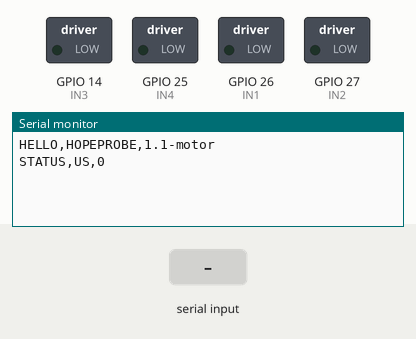
Recording of a sketch running on a simulated ESP32. On the bench: switched loads named in the sketch (green lamp = pin HIGH), the last lines printed to the serial monitor. The test bench sets the inputs (shaded band).

Above: at 1.5 s.
1.6 s: "PING\n" received over Serial
At 2.4 s:
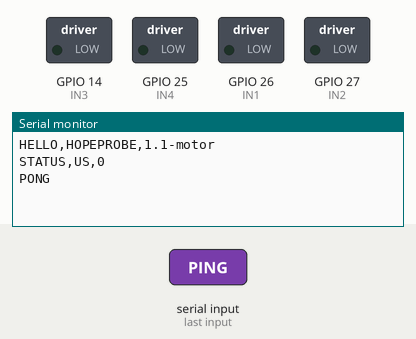
3.1 s: "CMD,\n" received over Serial
At 3.6 s:
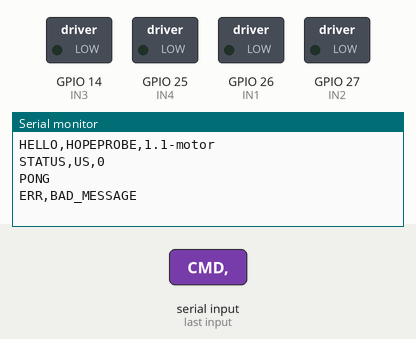

Measured:
- after the input at 1.6 s, the serial monitor: prints a new line at once (image 1)
- after the input at 3.1 s, the serial monitor: prints a new line at once (image 2)

The sketch:

hopeprobe_esp32.ino
```cpp
/*
  HOPEPROBE 3.0 - ESP32 DevKit V1 motor-control firmware
  Implements the dashboard serial protocol (115200 baud, ASCII lines).
  Thermal sensing is handled by the Python dashboard; this firmware only
  drives the motors and talks to the dashboard. No extra libraries needed.

  Board: "ESP32 Dev Module"

  PC -> ESP32            ESP32 -> PC
    CMD,F|B|L|R|S          HELLO,HOPEPROBE,<fw>
    PING
    HELLO?                 DIST,<cm>            (only if ENABLE_ULTRASONIC 1)
                           STATUS,US,<0|1>
                           ACK,<cmd>   PONG   ERR,<text>

  Safety: motors stop if nothing is received from the PC for 3 seconds.

  Wiring (L298N driver, ENA/ENB jumpers left ON = full speed):
    IN1=26  IN2=27  (left motor)     IN3=14  IN4=12 (right motor)
    HC-SR04 (optional): TRIG=5, ECHO=18  -> ECHO is 5 V! use a voltage
    divider (e.g. 1k + 2k) before the ESP32 pin.
  If a motor spins the wrong way, swap its two wires on the L298N.
*/

#define FW_VERSION "1.1-motor"
#define ENABLE_ULTRASONIC 0        // set to 1 once the HC-SR04 is fitted

const int IN1 = 26, IN2 = 27, IN3 = 14, IN4 = 25;
const int TRIG_PIN = 5, ECHO_PIN = 18;

const unsigned long PC_TIMEOUT_MS = 3000;
const unsigned long DIST_EVERY_MS = 300;
const unsigned long STATUS_EVERY_MS = 5000;

bool moving = false;
String rxLine;
unsigned long lastPcMsg = 0, tDist = 0, tStatus = 0;

void drive(int a, int b, int c, int d) {
  digitalWrite(IN1, a); digitalWrite(IN2, b);
  digitalWrite(IN3, c); digitalWrite(IN4, d);
}

void stopMotors() { drive(LOW, LOW, LOW, LOW); moving = false; }

void sendStatus() {
  Serial.print("STATUS,US,");  Serial.println(ENABLE_ULTRASONIC ? 1 : 0);
}

void announce() {
  Serial.print("HELLO,HOPEPROBE,"); Serial.println(FW_VERSION);
  sendStatus();
}

void handleCommand(char c) {
  switch (c) {
    case 'F': drive(HIGH, LOW, HIGH, LOW); moving = true; break;
    case 'B': drive(LOW, HIGH, LOW, HIGH); moving = true; break;
    case 'L': drive(LOW, HIGH, HIGH, LOW); moving = true; break;   // spin left
    case 'R': drive(HIGH, LOW, LOW, HIGH); moving = true; break;   // spin right
    case 'S': stopMotors(); break;
    default:
      Serial.println("ERR,UNKNOWN_CMD");
      return;
  }
  Serial.print("ACK,"); Serial.println(c);
}

void handleLine(String line) {
  line.trim();
  if (line.length() == 0) return;
  lastPcMsg = millis();
  if (line == "PING") Serial.println("PONG");
  else if (line == "HELLO?") announce();
  else if (line.startsWith("CMD,") && line.length() >= 5) handleCommand(line.charAt(4));
  else Serial.println("ERR,BAD_MESSAGE");
}

#if ENABLE_ULTRASONIC
float readDistanceCm() {
  digitalWrite(TRIG_PIN, LOW);  delayMicroseconds(2);
  digitalWrite(TRIG_PIN, HIGH); delayMicroseconds(10);
  digitalWrite(TRIG_PIN, LOW);
  unsigned long us = pulseIn(ECHO_PIN, HIGH, 30000);   // ~5 m timeout
  if (us == 0) return -1;                               // no echo
  return us * 0.0343f / 2.0f;
}
#endif

void setup() {
  Serial.begin(115200);
  pinMode(IN1, OUTPUT); pinMode(IN2, OUTPUT);
  pinMode(IN3, OUTPUT); pinMode(IN4, OUTPUT);
  stopMotors();
#if ENABLE_ULTRASONIC
  pinMode(TRIG_PIN, OUTPUT); pinMode(ECHO_PIN, INPUT);
#endif
  lastPcMsg = millis();
  delay(300);
  announce();
}

void loop() {
  while (Serial.available()) {
    char ch = Serial.read();
    if (ch == '\n') { handleLine(rxLine); rxLine = ""; }
    else if (ch != '\r' && rxLine.length() < 64) rxLine += ch;
  }

  unsigned long now = millis();

  if (moving && now - lastPcMsg > PC_TIMEOUT_MS) {       // link-loss failsafe
    stopMotors();
    Serial.println("ERR,WATCHDOG_STOP");
  }

#if ENABLE_ULTRASONIC
  if (now - tDist >= DIST_EVERY_MS) {
    tDist = now;
    float d = readDistanceCm();
    if (d > 0) { Serial.print("DIST,"); Serial.println(d, 0); }
  }
#endif

  if (now - tStatus >= STATUS_EVERY_MS) {
    tStatus = now;
    sendStatus();
  }
}
```
